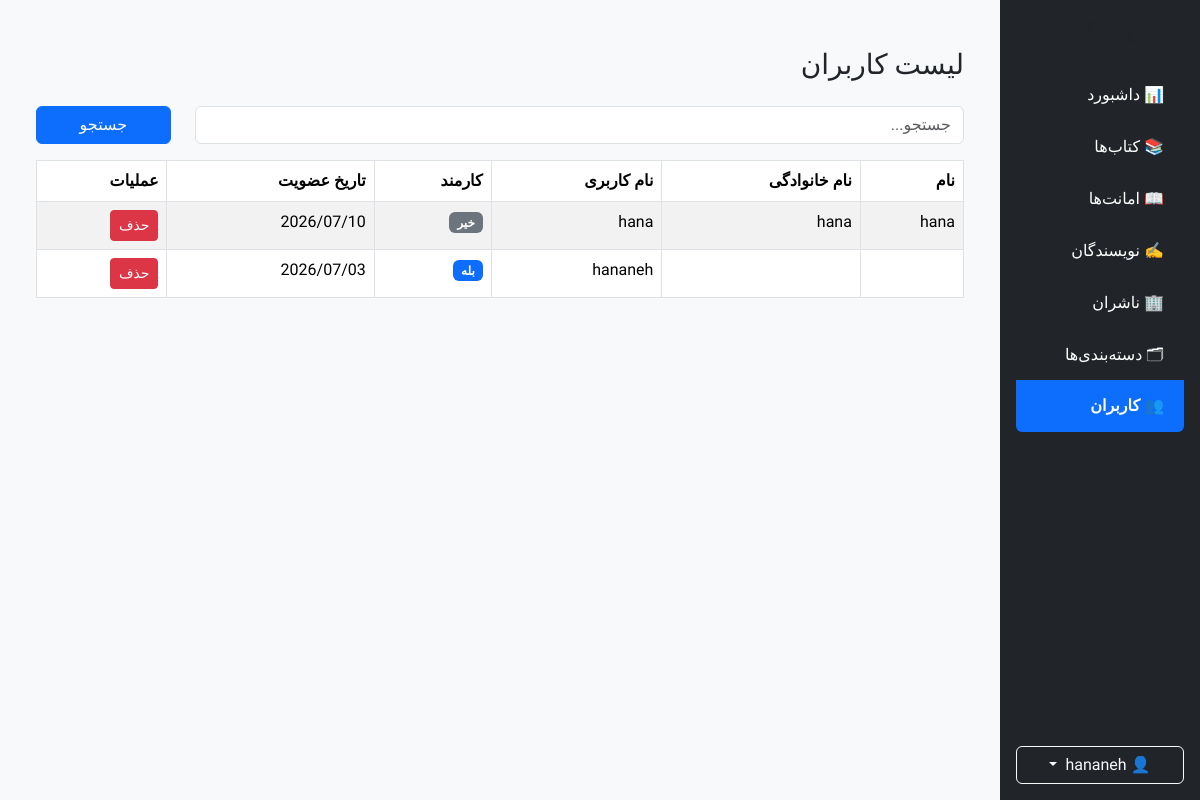
/account/ (signed in), run on the app's committed database.
### accounts/models.py (models this page shows, shortened)
class CustomUser(AbstractUser, BaseModel):
    email = models.EmailField(
    unique=True,
    verbose_name="ایمیل",
    )
    class Meta:
        verbose_name = "کاربر"
        verbose_name_plural = "کاربران"
        ordering = ["username"]

### accounts/views.py (the view, shortened to what this page needs)
class UserListView(LoginRequiredMixin,ListView):
    model = CustomUser
    template_name = "accounts/user_list.html"
    context_object_name = "users"
    paginate_by = 10
    ordering = ["username"]
    def get_queryset(self):
        queryset = CustomUser.objects.all()
        search = self.request.GET.get("search")
        return queryset
    def get_context_data(self, **kwargs):
        context = super().get_context_data(**kwargs)
        context["sidebar"] = "user"
        return context

### accounts/templates/accounts/user_list.html (shortened to what this page needs)
{% extends "shared/_admin_layout.html" %}
{% block sidebar %}
    {% include "shared/_admin_sidebar.html" %}
{% endblock %}
{% block content %}
<div class="container mt-4">
    <div class="d-flex justify-content-between align-items-center mb-3">
        <h3>لیست کاربران</h3>
    </div>
    {% include "shared/_search.html" %}
    <table class="table table-striped table-bordered">
               <thead>
<tr>
    <th>نام</th>
    <th>نام خانوادگی</th>
    <th>نام کاربری</th>
    <th>کارمند</th>
    <th>تاریخ عضویت</th>
    <th>عملیات</th>
</tr>
</thead>
       <tbody>
{% for user in users %}
<tr>
    <td>{{ user.first_name }}</td>
    <td>{{ user.last_name }}</td>
    <td>{{ user.username }}</td>
    <td>
        {% if user.is_staff %}
            <span class="badge bg-primary">بله</span>
        {% else %}
            <span class="badge bg-secondary">خیر</span>
        {% endif %}
    </td>
    <td>{{ user.date_joined|date:"Y/m/d" }}</td>
    <td>
        <a
            href="{% url 'user-delete' user.pk %}"
            class="btn btn-sm btn-danger">
            حذف
        </a>
    </td>
</tr>
{% empty %}
<tr>
    <td colspan="6" class="text-center">
        کاربری یافت نشد.
    </td>
</tr>
{% endfor %}
</tbody>
    </table>
</div>
{% endblock %}

### static/css/admin.css (style rules this page uses)
html, body { font-family: "Vazirmatn", sans-serif; }
button, input, textarea, select, table, .card, .btn, .dropdown-menu, .list-group-item { font-family: inherit; }
body { background:#f5f6fa; }

### data on the page
CustomUser: first_name "hana", last_name "hana", username "hana", is_staff "خیر", date_joined "2026/07/10"
CustomUser: username "hananeh", is_staff "بله", date_joined "2026/07/03"
